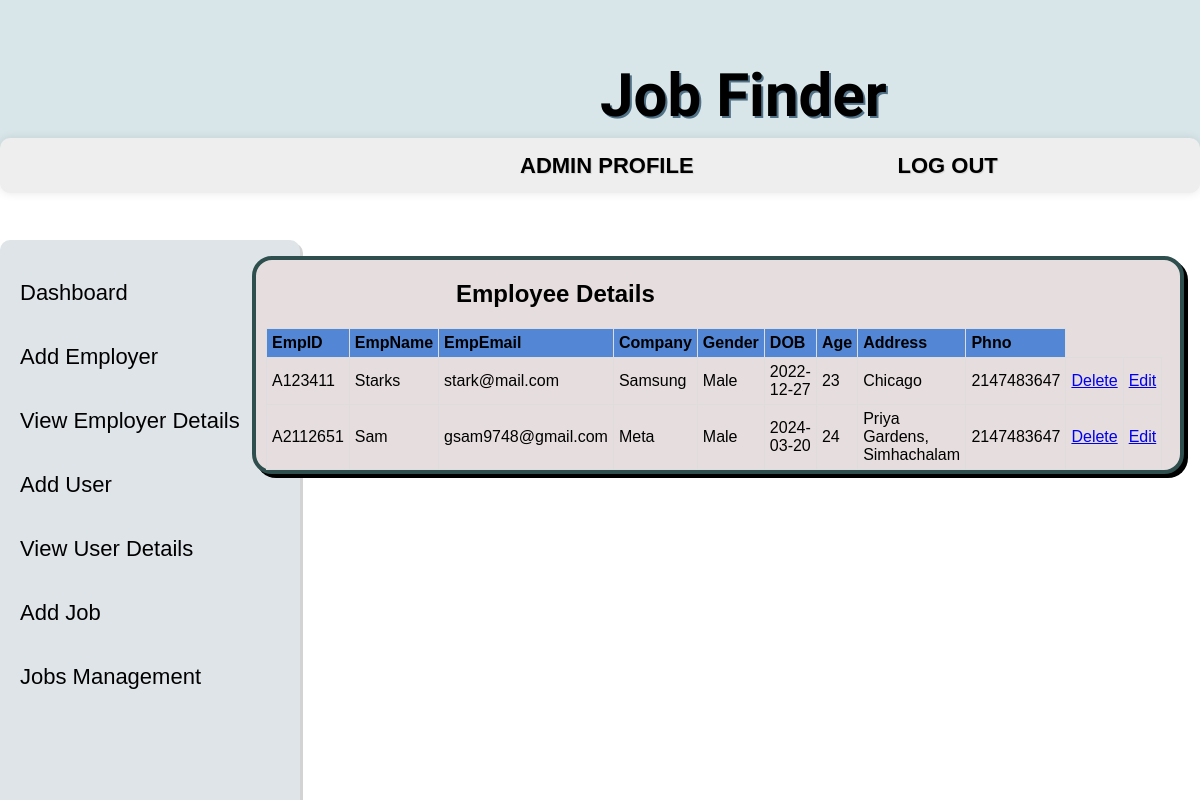
/viewemployee.php, run on the app's committed database.
### tables this page shows
CREATE TABLE `employee_details` (
  `empid` varchar(30) NOT NULL,
  `empname` varchar(50) NOT NULL,
  `email` varchar(50) NOT NULL,
  `company` varchar(20) NOT NULL,
  `gender` varchar(10) NOT NULL,
  `dob` date NOT NULL,
  `age` int(11) NOT NULL,
  `address` varchar(100) NOT NULL,
  `phno` int(11) NOT NULL,
  `password` varchar(100) NOT NULL
);

### viewemployee.php (the view, shortened to what this page needs)
<!DOCTYPE html>
<html lang="en">
<head>
    <link rel="stylesheet" href="index.css">
</head>
<body>
    <div class="top">
        <p class="heading">Job Finder</p>
    </div>
    <div class="navbar">
                <a href="adminlogin.php" class="ah" style="margin-left:500px;">ADMIN PROFILE</a>
                <a href="logout.php" class="ah">LOG OUT</a>
        </div>
        <div class="side">
            <a href="adminlogin.php" class="b">Dashboard</a>
            <br>
            <a href="addemployee.php" class="b">Add Employer</a>
            <br>
            <a href="viewemployee.php" class="b">View Employer Details</a>
            <br>
            <a href="adduser.php" class="b">Add User</a>
            <br>
            <a href="viewuser.php" class="b">View User Details</a>
            <br>
            <a href="addjob.php" class="b">Add Job</a>
            <br>
            <a href="adman.php" class="b">Jobs Management</a>
            <br>
        </div>
    <div class="etab">
        <table class="tab">
            <h2 style="margin-left: 200px">Employee Details</h2>
        <tr>
            <th>EmpID</th>
            <th>EmpName</th>
            <th>EmpEmail</th>
            <th>Company</th>
            <th>Gender</th>
            <th>DOB</th>
            <th>Age</th>
            <th>Address</th>
            <th>Phno</th>
        </tr>
        <?php
        $db_user = "root";
        $db_password = "";
        $db_name = "addemps";
        $conn = new mysqli("localhost", $db_user, $db_password, $db_name);
        $sql = "SELECT * FROM employee_details";
        $result = $conn->query($sql);
        if ($result->num_rows > 0) {
            while($row = $result->fetch_assoc()) {
                echo "<tr>";
                echo "<td>" . $row['empid'] . "</td>";
                echo "<td>" . $row['empname'] . "</td>";
                echo "<td>" . $row['email'] . "</td>";
                echo "<td>" . $row['company'] . "</td>";
                echo "<td>" . $row['gender'] . "</td>";
                echo "<td>" . $row['dob'] . "</td>";
                echo "<td>" . $row['age'] . "</td>";
                echo "<td>" . $row['address'] . "</td>";
                echo "<td>" . $row['phno'] . "</td>";
                echo "<td style='text-decoration:none;'><a href='edelete.php?empid=" . $row['empid'] . "'>Delete</a></td>";
                echo "<td><a href='eeditjob.php?empid=" . $row['empid'] . "'>Edit</a></td>";
                echo "</tr>";
            }
        }
        ?>
    </table>
    </div>
</body>
</html>

### index.css (style rules this page uses)
.top { width: 100%; height: 150px; background-color: rgb(216, 230, 233); position: fixed; top: 0; left: 0; z-index: 1; display: flex; box-shadow: 0 0 10px rgba(0, 0, 0, 0.1); }
.heading { padding-left: 600px; font-size: 60px; font-family: "Comfortaa", sans-serif; font-weight: 700; text-shadow: 2px 2px rgb(80, 113, 134); }
.navbar { height: 40px; width: 100%; position: fixed; padding-top: 15px; left: 0; background-color: rgb(238, 238, 238); margin-top: 130px; border-radius: 10px; z-index: 1; border: none; box-shadow: 0 0 10px rgba(0, 0, 0, 0.1); }
.ah { text-decoration: none; font-family: "Trebuchet MS", "Lucida Sans Unicode", "Lucida Grande", "Lucida Sans", Arial, sans-serif; margin-left: 160px; color: black; text-shadow: 1px 1px 1px lightgrey; font-weight: 700; font-size: 22px; padding: 10px; padding-left: 20px; padding-right: 20px; }
.side { height: 100%; width: 300px; position: fixed; top: 30%; left: 0; background-color: #dfe4e8; overflow-x: hidden; padding-top: 30px; box-shadow: 3px 3px lightgrey; border-radius: 10px; }
.b { text-decoration: none; font-family: "Trebuchet MS", "Lucida Sans Unicode", "Lucida Grande", "Lucida Sans", Arial, sans-serif; }
.side .b { padding: 10px 20px; text-decoration: none; font-size: 22px; color: black; display: block; }
.etab { position: absolute; top: 32%; left: 21%; background-color: rgb(230, 222, 222); border: 4px solid darkslategrey; width: 77%; border-radius: 20px; box-shadow: 4px 4px black; font-family: Verdana, Geneva, Tahoma, sans-serif; }
.tab { border-collapse: collapse; width: 100%; max-width: 97%; margin-top: 10px; margin-left: 10px; margin-right: 20px; padding: 20px; }
.etab .tab th, td { border: 1px solid #dddddd; text-align: left; padding: 5px; }
.tab th { background-color: rgb(83, 135, 213); }

### data on the page
employee_details: empid "A123411", empname "Starks", email "stark@mail.com", company "Samsung", gender "Male", dob "2022-12-27", age "23", address "Chicago", phno "2147483647"
employee_details: empid "A2112651", empname "Sam", email "gsam9748@gmail.com", company "Meta", gender "Male", dob "2024-03-20", age "24", address "Priya Gardens, Simhachalam", phno "2147483647"
